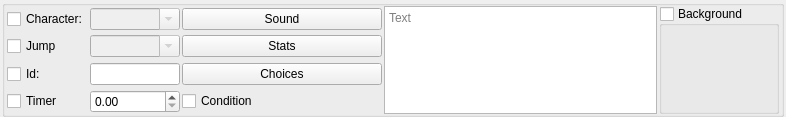
<?xml version="1.0" encoding="UTF-8"?>
<ui version="4.0">
 <class>EventListItem</class>
 <widget class="QWidget" name="EventListItem">
  <property name="geometry">
   <rect>
    <x>0</x>
    <y>0</y>
    <width>786</width>
    <height>117</height>
   </rect>
  </property>
  <property name="sizePolicy">
   <sizepolicy hsizetype="Preferred" vsizetype="Fixed">
    <horstretch>0</horstretch>
    <verstretch>0</verstretch>
   </sizepolicy>
  </property>
  <property name="minimumSize">
   <size>
    <width>0</width>
    <height>90</height>
   </size>
  </property>
  <property name="windowTitle">
   <string>Form</string>
  </property>
  <layout class="QGridLayout" name="gridLayout">
   <property name="leftMargin">
    <number>2</number>
   </property>
   <property name="topMargin">
    <number>0</number>
   </property>
   <property name="rightMargin">
    <number>2</number>
   </property>
   <property name="bottomMargin">
    <number>0</number>
   </property>
   <property name="spacing">
    <number>2</number>
   </property>
   <item row="0" column="0" colspan="3">
    <widget class="QGroupBox" name="groupBox_2">
     <property name="title">
      <string/>
     </property>
     <layout class="QGridLayout" name="gridLayout_3">
      <property name="leftMargin">
       <number>2</number>
      </property>
      <property name="topMargin">
       <number>0</number>
      </property>
      <property name="rightMargin">
       <number>2</number>
      </property>
      <property name="bottomMargin">
       <number>0</number>
      </property>
      <property name="spacing">
       <number>2</number>
      </property>
      <item row="2" column="2">
       <widget class="QPushButton" name="choicesButton">
        <property name="minimumSize">
         <size>
          <width>120</width>
          <height>0</height>
         </size>
        </property>
        <property name="maximumSize">
         <size>
          <width>200</width>
          <height>16777215</height>
         </size>
        </property>
        <property name="focusPolicy">
         <enum>Qt::NoFocus</enum>
        </property>
        <property name="styleSheet">
         <string notr="true"/>
        </property>
        <property name="text">
         <string>Choices</string>
        </property>
        <property name="checkable">
         <bool>true</bool>
        </property>
       </widget>
      </item>
      <item row="0" column="1">
       <widget class="QComboBox" name="characters">
        <property name="enabled">
         <bool>false</bool>
        </property>
        <property name="editable">
         <bool>true</bool>
        </property>
       </widget>
      </item>
      <item row="2" column="1">
       <widget class="QLineEdit" name="id">
        <property name="minimumSize">
         <size>
          <width>0</width>
          <height>0</height>
         </size>
        </property>
        <property name="maximumSize">
         <size>
          <width>90</width>
          <height>16777215</height>
         </size>
        </property>
       </widget>
      </item>
      <item row="0" column="2">
       <widget class="QPushButton" name="soundButton">
        <property name="minimumSize">
         <size>
          <width>120</width>
          <height>0</height>
         </size>
        </property>
        <property name="maximumSize">
         <size>
          <width>200</width>
          <height>16777215</height>
         </size>
        </property>
        <property name="focusPolicy">
         <enum>Qt::NoFocus</enum>
        </property>
        <property name="text">
         <string>Sound</string>
        </property>
        <property name="checkable">
         <bool>true</bool>
        </property>
        <property name="checked">
         <bool>false</bool>
        </property>
        <property name="autoRepeat">
         <bool>false</bool>
        </property>
       </widget>
      </item>
      <item row="0" column="3" rowspan="4">
       <widget class="QPlainTextEdit" name="text">
        <property name="sizePolicy">
         <sizepolicy hsizetype="Minimum" vsizetype="Minimum">
          <horstretch>0</horstretch>
          <verstretch>0</verstretch>
         </sizepolicy>
        </property>
        <property name="placeholderText">
         <string>Text</string>
        </property>
       </widget>
      </item>
      <item row="1" column="2">
       <widget class="QPushButton" name="statsButton">
        <property name="sizePolicy">
         <sizepolicy hsizetype="Minimum" vsizetype="Fixed">
          <horstretch>0</horstretch>
          <verstretch>0</verstretch>
         </sizepolicy>
        </property>
        <property name="minimumSize">
         <size>
          <width>120</width>
          <height>0</height>
         </size>
        </property>
        <property name="maximumSize">
         <size>
          <width>200</width>
          <height>16777215</height>
         </size>
        </property>
        <property name="focusPolicy">
         <enum>Qt::NoFocus</enum>
        </property>
        <property name="text">
         <string>Stats</string>
        </property>
        <property name="checkable">
         <bool>true</bool>
        </property>
       </widget>
      </item>
      <item row="3" column="2">
       <widget class="QCheckBox" name="checkBox">
        <property name="maximumSize">
         <size>
          <width>240</width>
          <height>16777215</height>
         </size>
        </property>
        <property name="text">
         <string>Condition</string>
        </property>
       </widget>
      </item>
      <item row="1" column="1">
       <widget class="QComboBox" name="jumpto">
        <property name="enabled">
         <bool>false</bool>
        </property>
        <property name="editable">
         <bool>true</bool>
        </property>
       </widget>
      </item>
      <item row="0" column="4" rowspan="4">
       <widget class="QGroupBox" name="backgroundCombobox">
        <property name="maximumSize">
         <size>
          <width>120</width>
          <height>16777215</height>
         </size>
        </property>
        <property name="title">
         <string>Background</string>
        </property>
        <property name="flat">
         <bool>false</bool>
        </property>
        <property name="checkable">
         <bool>true</bool>
        </property>
        <property name="checked">
         <bool>false</bool>
        </property>
        <layout class="QGridLayout" name="gridLayout_2">
         <property name="leftMargin">
          <number>2</number>
         </property>
         <property name="topMargin">
          <number>2</number>
         </property>
         <property name="rightMargin">
          <number>2</number>
         </property>
         <property name="bottomMargin">
          <number>2</number>
         </property>
         <item row="0" column="0">
          <widget class="ClickableLabel" name="bgPreview">
           <property name="sizePolicy">
            <sizepolicy hsizetype="Preferred" vsizetype="Expanding">
             <horstretch>0</horstretch>
             <verstretch>0</verstretch>
            </sizepolicy>
           </property>
           <property name="minimumSize">
            <size>
             <width>80</width>
             <height>55</height>
            </size>
           </property>
           <property name="text">
            <string/>
           </property>
          </widget>
         </item>
        </layout>
       </widget>
      </item>
      <item row="0" column="0">
       <widget class="QCheckBox" name="characterCombobox">
        <property name="maximumSize">
         <size>
          <width>90</width>
          <height>16777215</height>
         </size>
        </property>
        <property name="text">
         <string>Character:</string>
        </property>
       </widget>
      </item>
      <item row="2" column="0">
       <widget class="QCheckBox" name="idCombobox">
        <property name="maximumSize">
         <size>
          <width>90</width>
          <height>16777215</height>
         </size>
        </property>
        <property name="layoutDirection">
         <enum>Qt::LeftToRight</enum>
        </property>
        <property name="text">
         <string>Id:</string>
        </property>
       </widget>
      </item>
      <item row="3" column="1">
       <widget class="QDoubleSpinBox" name="timer">
        <property name="maximum">
         <double>9999.000000000000000</double>
        </property>
        <property name="singleStep">
         <double>0.100000000000000</double>
        </property>
       </widget>
      </item>
      <item row="3" column="0">
       <widget class="QCheckBox" name="timer_checkbox">
        <property name="text">
         <string>Timer</string>
        </property>
       </widget>
      </item>
      <item row="1" column="0">
       <widget class="QCheckBox" name="jumpCombobox">
        <property name="maximumSize">
         <size>
          <width>60</width>
          <height>16777215</height>
         </size>
        </property>
        <property name="text">
         <string>Jump</string>
        </property>
       </widget>
      </item>
     </layout>
    </widget>
   </item>
  </layout>
 </widget>
 <customwidgets>
  <customwidget>
   <class>ClickableLabel</class>
   <extends>QLabel</extends>
   <header>clickablelabel.h</header>
  </customwidget>
 </customwidgets>
 <resources/>
 <connections/>
</ui>
